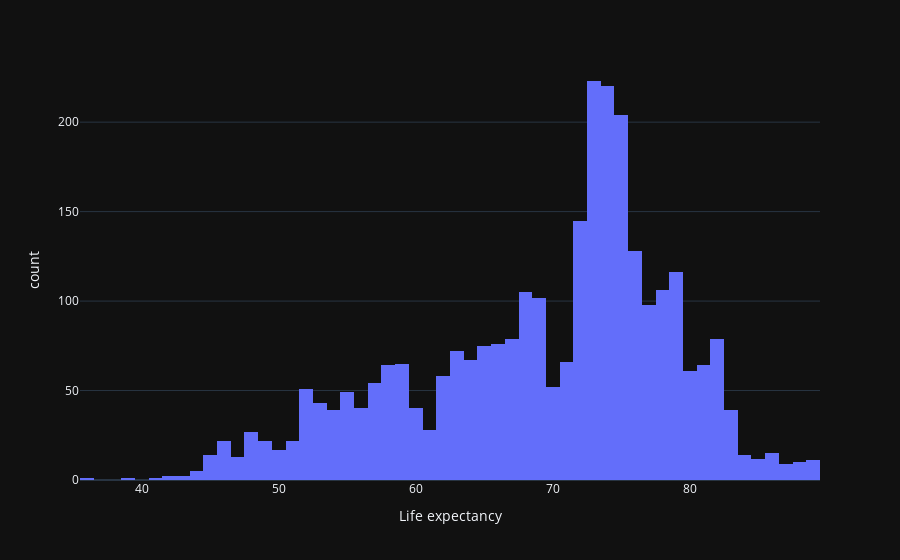

This figure's notebook cell:
### Code cell
fig=px.histogram(df,x='Life expectancy',template='plotly_dark')
fig.show()

### Figure 1 — Plotly figure (JSON) as saved in the notebook; plotly's stock layout.template omitted (floating-point values rounded to 4 significant figures; data arrays with more than 128 entries replaced by an {"elided": "..."} marker saying what was removed)
{"data": [{"alignmentgroup": "True", "bingroup": "x", "hovertemplate": "Life expectancy=%{x}<br>count=%{y}<extra></extra>", "legendgroup": "", "marker": {"color": "#636efa", "pattern": {"shape": ""}}, "name": "", "offsetgroup": "", "orientation": "v", "showlegend": false, "type": "histogram", "x": {"elided": "2938 float values"}, "xaxis": "x", "yaxis": "y"}], "layout": {"barmode": "relative", "legend": {"tracegroupgap": 0}, "margin": {"t": 60}, "xaxis": {"anchor": "y", "domain": [0, 1], "title": {"text": "Life expectancy"}}, "yaxis": {"anchor": "x", "domain": [0, 1], "title": {"text": "count"}}}}
